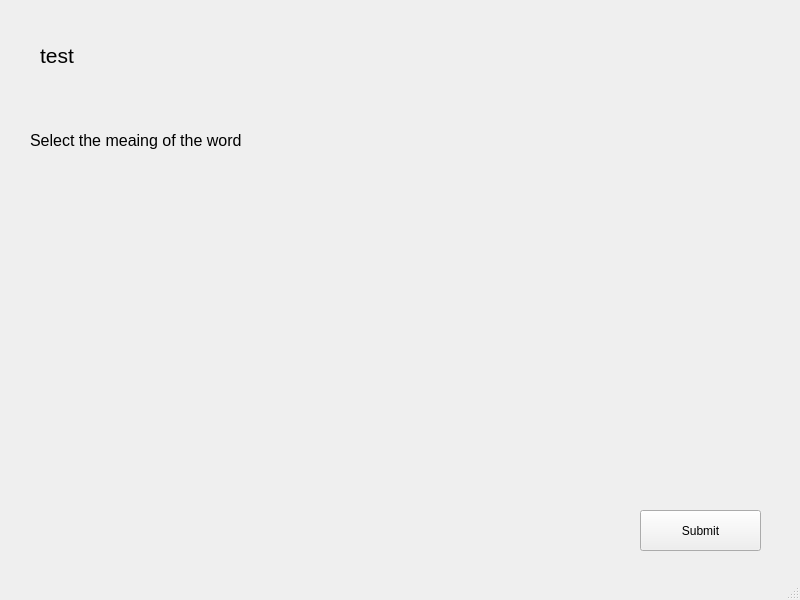
<?xml version="1.0" encoding="UTF-8"?>
<ui version="4.0">
 <class>MainWindow</class>
 <widget class="QMainWindow" name="MainWindow">
  <property name="geometry">
   <rect>
    <x>0</x>
    <y>0</y>
    <width>800</width>
    <height>600</height>
   </rect>
  </property>
  <property name="windowTitle">
   <string>MainWindow</string>
  </property>
  <widget class="QWidget" name="centralwidget">
   <widget class="QWidget" name="horizontalLayoutWidget">
    <property name="geometry">
     <rect>
      <x>20</x>
      <y>170</y>
      <width>741</width>
      <height>321</height>
     </rect>
    </property>
    <layout class="QHBoxLayout" name="horizontalLayout"/>
   </widget>
   <widget class="QPushButton" name="pushButton">
    <property name="geometry">
     <rect>
      <x>640</x>
      <y>510</y>
      <width>121</width>
      <height>41</height>
     </rect>
    </property>
    <property name="text">
     <string>Submit</string>
    </property>
   </widget>
   <widget class="QLabel" name="label">
    <property name="geometry">
     <rect>
      <x>40</x>
      <y>40</y>
      <width>171</width>
      <height>31</height>
     </rect>
    </property>
    <property name="font">
     <font>
      <pointsize>16</pointsize>
     </font>
    </property>
    <property name="text">
     <string>test</string>
    </property>
   </widget>
   <widget class="QLabel" name="label_2">
    <property name="geometry">
     <rect>
      <x>30</x>
      <y>120</y>
      <width>701</width>
      <height>41</height>
     </rect>
    </property>
    <property name="font">
     <font>
      <pointsize>12</pointsize>
     </font>
    </property>
    <property name="text">
     <string>Select the meaing of the word</string>
    </property>
   </widget>
  </widget>
  <widget class="QMenuBar" name="menubar">
   <property name="geometry">
    <rect>
     <x>0</x>
     <y>0</y>
     <width>800</width>
     <height>21</height>
    </rect>
   </property>
  </widget>
  <widget class="QStatusBar" name="statusbar"/>
 </widget>
 <resources/>
 <connections/>
</ui>
